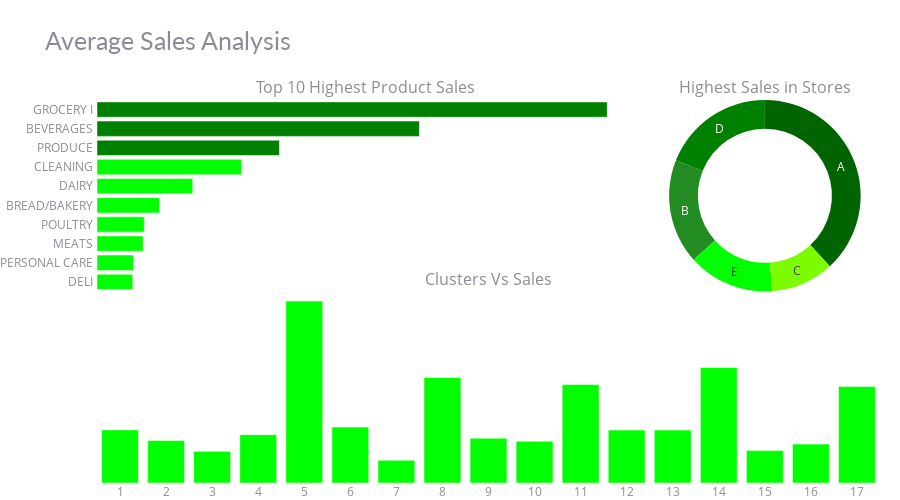

The code cell stored with this chart in its notebook:
### Code cell
# data -------------------------------------------------------------------------------
df_store_sales = df_visualization.groupby('store_type').agg({"sales" : "mean"}).reset_index().sort_values(by='sales', ascending=False)
df_fam_sales = df_visualization.groupby('family').agg({"sales" : "mean"}).reset_index().sort_values(by='sales', ascending=False)[:10]
df_clus_sales = df_visualization.groupby('cluster').agg({"sales" : "mean"}).reset_index() 

# chart color -------------------------------------------------------------------------------
df_fam_sales['color'] = '#008000'
df_fam_sales['color'][3:] = '#00FF00'
df_clus_sales['color'] = '#00FF00'

# chart -------------------------------------------------------------------------------
fig = make_subplots(rows=2, cols=2, 
                    specs=[[{"type": "bar"}, {"type": "pie"}],
                           [{"colspan": 2}, None]],
                    column_widths=[0.7, 0.3], vertical_spacing=0, horizontal_spacing=0.02,
                    subplot_titles=("Top 10 Highest Product Sales", "Highest Sales in Stores", "Clusters Vs Sales"))

fig.add_trace(go.Bar(x=df_fam_sales['sales'], y=df_fam_sales['family'], marker=dict(color= df_fam_sales['color']),
                     name='Family', orientation='h'), 
                     row=1, col=1)
fig.add_trace(go.Pie(values=df_store_sales['sales'], labels=df_store_sales['store_type'], name='Store type',
                     marker=dict(colors=['#006400', '#008000','#228B22','#00FF00','#7CFC00','#00FF7F']), hole=0.7,
                     hoverinfo='label+percent+value', textinfo='label'), 
                    row=1, col=2)
fig.add_trace(go.Bar(x=df_clus_sales['cluster'], y=df_clus_sales['sales'], 
                     marker=dict(color= df_clus_sales['color']), name='Cluster'), 
                     row=2, col=1)

# styling -------------------------------------------------------------------------------
fig.update_yaxes(showgrid=False, ticksuffix=' ', categoryorder='total ascending', row=1, col=1)
fig.update_xaxes(visible=False, row=1, col=1)
fig.update_xaxes(tickmode = 'array', tickvals=df_clus_sales.cluster, ticktext=[i for i in range(1,17)], row=2, col=1)
fig.update_yaxes(visible=False, row=2, col=1)
fig.update_layout(height=500, bargap=0.2,
                  margin=dict(b=0,r=20,l=20), xaxis=dict(tickmode='linear'),
                  title_text="Average Sales Analysis",
                  template="plotly_white",
                  title_font=dict(size=25, color='#8a8d93', family="Lato, sans-serif"),
                  font=dict(color='#8a8d93'),
                  hoverlabel=dict(bgcolor="#f2f2f2", font_size=13, font_family="Lato, sans-serif"),
                  showlegend=False)
fig.show()

### Figure 1 — Plotly figure (JSON) as saved in the notebook; plotly's stock layout.template omitted (floating-point values rounded to 4 significant figures)
{"data": [{"marker": {"color": ["#008000", "#008000", "#008000", "#00FF00", "#00FF00", "#00FF00", "#00FF00", "#00FF00", "#00FF00", "#00FF00"]}, "name": "Family", "orientation": "h", "type": "bar", "x": [3790.0, 2395.0, 1355.0, 1074.0, 711.2, 464.2, 351.1, 342.0, 271.2, 265.6], "xaxis": "x", "y": ["GROCERY I", "BEVERAGES", "PRODUCE", "CLEANING", "DAIRY", "BREAD/BAKERY", "POULTRY", "MEATS", "PERSONAL CARE", "DELI"], "yaxis": "y"}, {"domain": {"x": [0.706, 1], "y": [0.5, 1]}, "hole": 0.7, "hoverinfo": "label+percent+value", "labels": ["A", "D", "B", "E", "C"], "marker": {"colors": ["#006400", "#008000", "#228B22", "#00FF00", "#7CFC00", "#00FF7F"]}, "name": "Store type", "textinfo": "label", "type": "pie", "values": [708.4, 352.1, 328.3, 270.3, 197.8]}, {"marker": {"color": ["#00FF00", "#00FF00", "#00FF00", "#00FF00", "#00FF00", "#00FF00", "#00FF00", "#00FF00", "#00FF00", "#00FF00", "#00FF00", "#00FF00", "#00FF00", "#00FF00", "#00FF00", "#00FF00", "#00FF00"]}, "name": "Cluster", "type": "bar", "x": [1, 2, 3, 4, 5, 6, 7, 8, 9, 10, 11, 12, 13, 14, 15, 16, 17], "xaxis": "x2", "y": [327.0, 261.0, 194.9, 297.5, 1120.0, 344.3, 139.8, 649.0, 275.7, 257.0, 605.8, 325.6, 325.8, 710.9, 199.4, 239.6, 594.1], "yaxis": "y2"}], "layout": {"annotations": [{"font": {"size": 16}, "showarrow": false, "text": "Top 10 Highest Product Sales", "x": 0.343, "xanchor": "center", "xref": "paper", "y": 1, "yanchor": "bottom", "yref": "paper"}, {"font": {"size": 16}, "showarrow": false, "text": "Highest Sales in Stores", "x": 0.853, "xanchor": "center", "xref": "paper", "y": 1, "yanchor": "bottom", "yref": "paper"}, {"font": {"size": 16}, "showarrow": false, "text": "Clusters Vs Sales", "x": 0.5, "xanchor": "center", "xref": "paper", "y": 0.5, "yanchor": "bottom", "yref": "paper"}], "bargap": 0.2, "font": {"color": "#8a8d93"}, "height": 500, "hoverlabel": {"bgcolor": "#f2f2f2", "font": {"family": "Lato, sans-serif", "size": 13}}, "margin": {"b": 0, "l": 20, "r": 20}, "showlegend": false, "title": {"font": {"color": "#8a8d93", "family": "Lato, sans-serif", "size": 25}, "text": "Average Sales Analysis"}, "xaxis": {"anchor": "y", "domain": [0, 0.686], "tickmode": "linear", "visible": false}, "xaxis2": {"anchor": "y2", "domain": [0, 1], "tickmode": "array", "ticktext": [1, 2, 3, 4, 5, 6, 7, 8, 9, 10, 11, 12, 13, 14, 15, 16], "tickvals": [1, 2, 3, 4, 5, 6, 7, 8, 9, 10, 11, 12, 13, 14, 15, 16, 17]}, "yaxis": {"anchor": "x", "categoryorder": "total ascending", "domain": [0.5, 1], "showgrid": false, "ticksuffix": " "}, "yaxis2": {"anchor": "x2", "domain": [0, 0.5], "visible": false}}}
